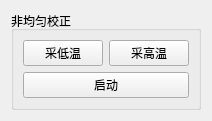
<?xml version="1.0" encoding="UTF-8"?>
<ui version="4.0">
 <class>image_procss_window</class>
 <widget class="QWidget" name="image_procss_window">
  <property name="geometry">
   <rect>
    <x>0</x>
    <y>0</y>
    <width>194</width>
    <height>107</height>
   </rect>
  </property>
  <property name="windowTitle">
   <string>Form</string>
  </property>
  <layout class="QGridLayout" name="gridLayout_2">
   <item row="0" column="0">
    <widget class="QGroupBox" name="groupBox">
     <property name="title">
      <string>非均匀校正</string>
     </property>
     <layout class="QGridLayout" name="gridLayout">
      <item row="0" column="0">
       <widget class="QPushButton" name="CollectLowTemp_pB">
        <property name="text">
         <string>采低温</string>
        </property>
       </widget>
      </item>
      <item row="0" column="1">
       <widget class="QPushButton" name="CollectHighTemp_pB">
        <property name="text">
         <string>采高温</string>
        </property>
       </widget>
      </item>
      <item row="1" column="0" colspan="2">
       <widget class="QPushButton" name="nonunicorrect_pB">
        <property name="text">
         <string>启动</string>
        </property>
       </widget>
      </item>
     </layout>
    </widget>
   </item>
  </layout>
 </widget>
 <resources/>
 <connections/>
</ui>
